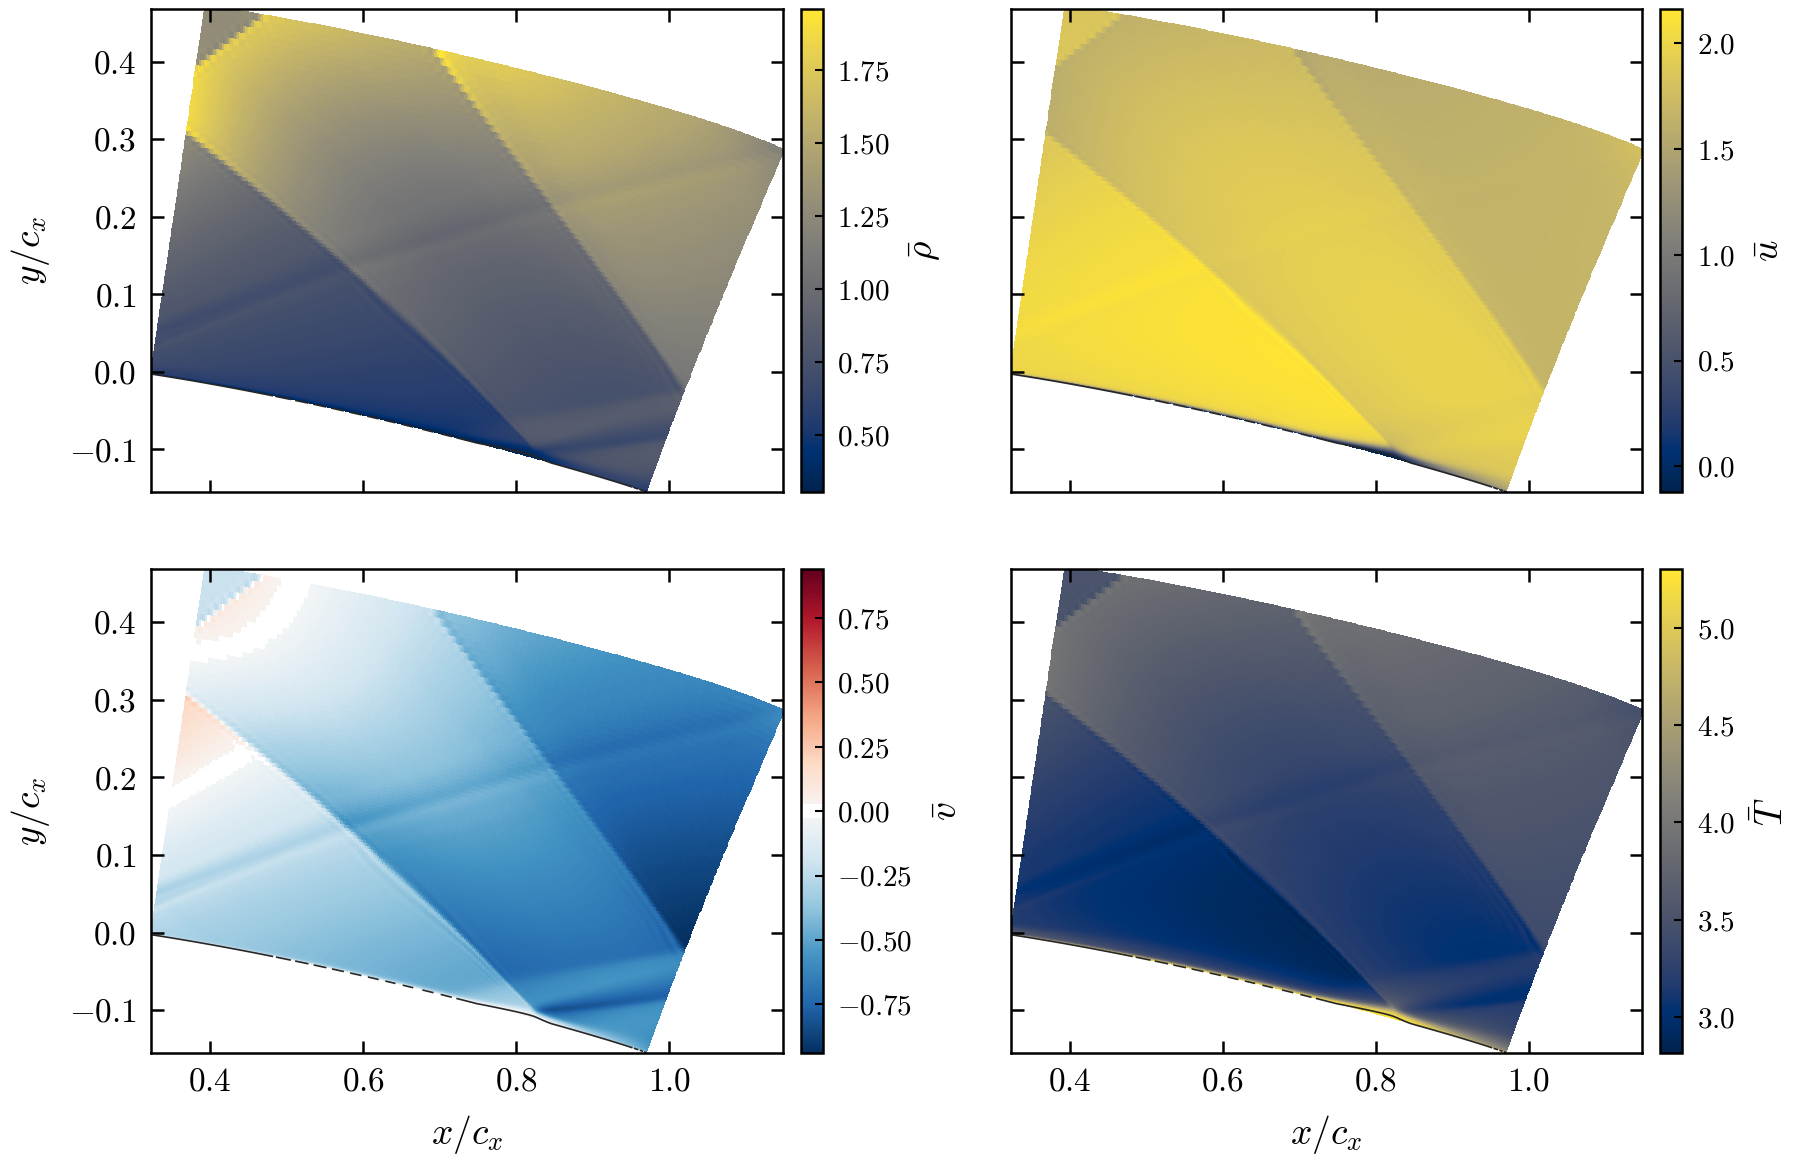

The script that drew this image:
# SPDX-License-Identifier: GPL-3.0-only
"""Fig 1: Lui stride-2 base-flow primitives from sawtooth.npz."""

from __future__ import annotations

import sys
from pathlib import Path

import matplotlib

matplotlib.use("Agg")
import matplotlib.pyplot as plt
import numpy as np

HERE = Path(__file__).resolve().parent
sys.path.insert(0, str(HERE.parents[1]))
from examples.figure_style import apply, save, signed_cmap, thin_colorbar

SRC = HERE / "sawtooth.npz"
DST = HERE / "sawtooth_fig1_baseflow.png"


def main() -> int:
    apply()
    data = np.load(SRC)
    x = np.asarray(data["x"])
    y = np.asarray(data["y"])
    fields = [
        (r"$\bar{\rho}$", np.asarray(data["rho"]), False),
        (r"$\bar{u}$", np.asarray(data["u"]), False),
        (r"$\bar{v}$", np.asarray(data["v"]), True),
        (r"$\bar{T}$", np.asarray(data["T"]), False),
    ]
    fig, axes = plt.subplots(2, 2, figsize=(5.8, 4.0), sharex=True, sharey=True)
    fig.subplots_adjust(wspace=0.28, hspace=0.16, left=0.10, right=0.98, top=0.97, bottom=0.10)
    for ax, (label, field, signed) in zip(axes.ravel(), fields, strict=True):
        if signed:
            lim = float(np.max(np.abs(field)))
            mesh = ax.pcolormesh(
                x, y, field, shading="auto", cmap=signed_cmap(), vmin=-lim, vmax=lim, rasterized=True
            )
        else:
            mesh = ax.pcolormesh(x, y, field, shading="auto", cmap="cividis", rasterized=True)
        ax.contour(x, y, np.asarray(data["u"]), levels=[0.0], colors="0.15", linewidths=0.4)
        ax.set_xlim(float(np.min(x)), float(np.max(x)))
        ax.set_ylim(float(np.min(y)), float(np.max(y)))
        ax.tick_params(top=True, right=True)
        thin_colorbar(fig, mesh, ax, label)
    axes[1, 0].set_xlabel(r"$x/c_x$")
    axes[1, 1].set_xlabel(r"$x/c_x$")
    axes[0, 0].set_ylabel(r"$y/c_x$")
    axes[1, 0].set_ylabel(r"$y/c_x$")
    save(fig, DST)
    print(f"wrote {DST}")
    return 0


if __name__ == "__main__":
    raise SystemExit(main())
